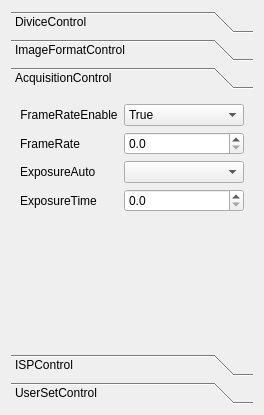
<?xml version="1.0" encoding="UTF-8"?>
<ui version="4.0">
 <class>GenlCamCap</class>
 <widget class="QWidget" name="GenlCamCap">
  <property name="geometry">
   <rect>
    <x>0</x>
    <y>0</y>
    <width>264</width>
    <height>415</height>
   </rect>
  </property>
  <property name="windowTitle">
   <string>Camera Control Panel</string>
  </property>
  <layout class="QGridLayout" name="gridLayout">
   <item row="0" column="0">
    <widget class="QToolBox" name="toolBox">
     <property name="currentIndex">
      <number>2</number>
     </property>
     <widget class="QWidget" name="DiviceControl">
      <property name="geometry">
       <rect>
        <x>0</x>
        <y>0</y>
        <width>246</width>
        <height>267</height>
       </rect>
      </property>
      <attribute name="label">
       <string>DiviceControl</string>
      </attribute>
      <layout class="QGridLayout" name="gridLayout_3"/>
     </widget>
     <widget class="QWidget" name="ImageFormatControl">
      <property name="geometry">
       <rect>
        <x>0</x>
        <y>0</y>
        <width>246</width>
        <height>267</height>
       </rect>
      </property>
      <attribute name="label">
       <string>ImageFormatControl</string>
      </attribute>
      <layout class="QGridLayout" name="gridLayout_4">
       <item row="0" column="0">
        <layout class="QFormLayout" name="ImageFormatControlForm">
         <item row="0" column="0">
          <widget class="QLabel" name="widthLabel">
           <property name="text">
            <string>Width</string>
           </property>
          </widget>
         </item>
         <item row="0" column="1">
          <widget class="QSpinBox" name="widthSpinBox">
           <property name="maximum">
            <number>2592</number>
           </property>
          </widget>
         </item>
         <item row="1" column="0">
          <widget class="QLabel" name="heightLabel">
           <property name="text">
            <string>Height</string>
           </property>
          </widget>
         </item>
         <item row="1" column="1">
          <widget class="QSpinBox" name="heightSpinbox">
           <property name="maximum">
            <number>2048</number>
           </property>
          </widget>
         </item>
        </layout>
       </item>
      </layout>
     </widget>
     <widget class="QWidget" name="AcquisitionControl">
      <property name="geometry">
       <rect>
        <x>0</x>
        <y>0</y>
        <width>246</width>
        <height>267</height>
       </rect>
      </property>
      <attribute name="label">
       <string>AcquisitionControl</string>
      </attribute>
      <layout class="QGridLayout" name="gridLayout_2">
       <item row="0" column="0">
        <layout class="QFormLayout" name="formLayout">
         <item row="0" column="0">
          <widget class="QLabel" name="frameRateEnableLabel">
           <property name="sizePolicy">
            <sizepolicy hsizetype="Preferred" vsizetype="Preferred">
             <horstretch>0</horstretch>
             <verstretch>0</verstretch>
            </sizepolicy>
           </property>
           <property name="text">
            <string>FrameRateEnable</string>
           </property>
           <property name="alignment">
            <set>Qt::AlignCenter</set>
           </property>
          </widget>
         </item>
         <item row="0" column="1">
          <widget class="QComboBox" name="frameRateEnableCombobox">
           <item>
            <property name="text">
             <string>True</string>
            </property>
           </item>
           <item>
            <property name="text">
             <string>False</string>
            </property>
           </item>
          </widget>
         </item>
         <item row="1" column="0">
          <widget class="QLabel" name="frameRateLabel">
           <property name="text">
            <string>FrameRate</string>
           </property>
           <property name="alignment">
            <set>Qt::AlignCenter</set>
           </property>
          </widget>
         </item>
         <item row="1" column="1">
          <widget class="QDoubleSpinBox" name="frameRateSpinBox">
           <property name="decimals">
            <number>1</number>
           </property>
           <property name="maximum">
            <double>60.000000000000000</double>
           </property>
           <property name="singleStep">
            <double>0.100000000000000</double>
           </property>
          </widget>
         </item>
         <item row="2" column="0">
          <widget class="QLabel" name="exposureAutoLabel">
           <property name="text">
            <string>ExposureAuto</string>
           </property>
          </widget>
         </item>
         <item row="2" column="1">
          <widget class="QComboBox" name="exposureAutoCombobox"/>
         </item>
         <item row="3" column="0">
          <widget class="QLabel" name="exposureTimeLabel">
           <property name="text">
            <string>ExposureTime</string>
           </property>
          </widget>
         </item>
         <item row="3" column="1">
          <widget class="QDoubleSpinBox" name="exposureTimeSpinBox">
           <property name="decimals">
            <number>1</number>
           </property>
          </widget>
         </item>
        </layout>
       </item>
      </layout>
     </widget>
     <widget class="QWidget" name="ISPControl">
      <property name="geometry">
       <rect>
        <x>0</x>
        <y>0</y>
        <width>246</width>
        <height>267</height>
       </rect>
      </property>
      <attribute name="label">
       <string>ISPControl</string>
      </attribute>
      <layout class="QGridLayout" name="gridLayout_5">
       <item row="0" column="0">
        <layout class="QFormLayout" name="ISPControlForm">
         <item row="0" column="0">
          <widget class="QLabel" name="brightnessLabel">
           <property name="text">
            <string>Brightness</string>
           </property>
           <property name="alignment">
            <set>Qt::AlignCenter</set>
           </property>
          </widget>
         </item>
         <item row="0" column="1">
          <widget class="QSpinBox" name="brightnessSpinBox"/>
         </item>
         <item row="1" column="0">
          <widget class="QLabel" name="sharpnessLabel">
           <property name="text">
            <string>Sharpness</string>
           </property>
          </widget>
         </item>
         <item row="1" column="1">
          <widget class="QSpinBox" name="sharpnessSpinBox"/>
         </item>
         <item row="2" column="0">
          <widget class="QLabel" name="digitalShiftLabel">
           <property name="text">
            <string>DigitalShift</string>
           </property>
          </widget>
         </item>
         <item row="2" column="1">
          <widget class="QSpinBox" name="digitalShiftSpinBox"/>
         </item>
        </layout>
       </item>
      </layout>
     </widget>
     <widget class="QWidget" name="UserSetControl">
      <property name="geometry">
       <rect>
        <x>0</x>
        <y>0</y>
        <width>246</width>
        <height>267</height>
       </rect>
      </property>
      <attribute name="label">
       <string>UserSetControl</string>
      </attribute>
     </widget>
    </widget>
   </item>
  </layout>
 </widget>
 <resources/>
 <connections/>
</ui>
